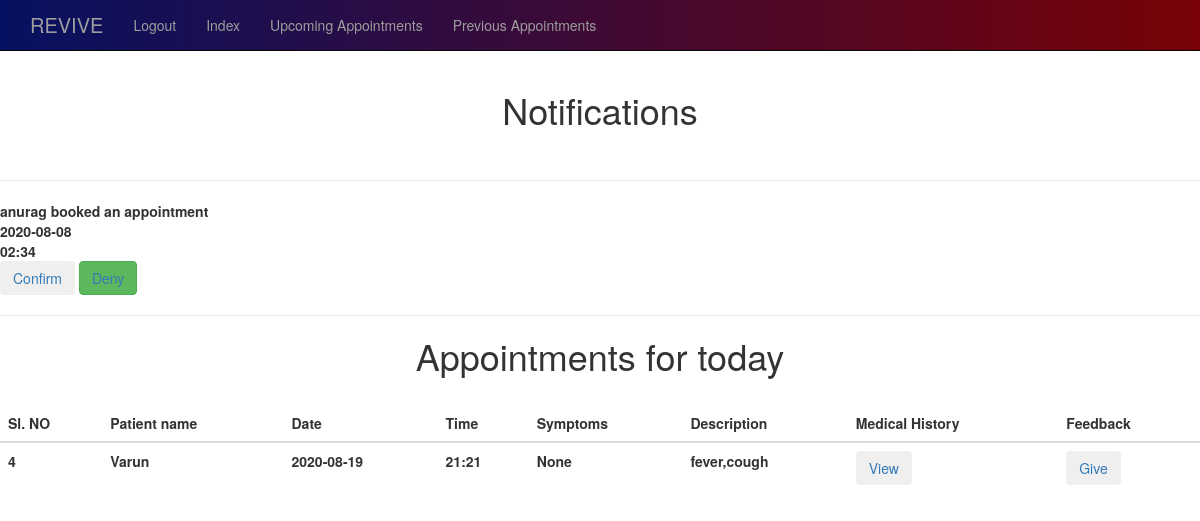
The page /dindex (signed in) on the database its author committed.
### app.py (models this page shows)
class Appointment(db.Model):
    id = db.Column(db.Integer, primary_key=True)
    doc_name = db.Column(db.String(50))
    patient_name = db.Column(db.String(50))
    desc = db.Column(db.String(50))
    symptoms = db.Column(db.String(75))
    dept = db.Column(db.String(15))
    date = db.Column(db.Integer)
    time = db.Column(db.Integer)
    status = db.Column(db.String(15), default='Pending')
    created_by_patient = db.Column(db.Integer, db.ForeignKey('patient.id'))
    created_by_doc = db.Column(db.Integer, db.ForeignKey('doctor.id'))

### app.py (the view)
@app.route('/dindex')
def dindex():
    doc_id=session['doctor']
    docname=Doctor.query.get(doc_id).name
    print(docname)
    appointments=Appointment.query.filter_by(doc_name=docname,status='Pending').all()
    print(appointments)
    today = date.today()
    todayAppointments = Appointment.query.filter_by(date=today).all()
    return render_template('dindex.html',appointments=appointments, todayAppointments=todayAppointments)

### templates/dindex.html
{% extends 'dbase.html' %}
{% block body %}
        <section>
                <h1 style='text-align: center;'>Notifications</h1>
                <br>
                {% if appointments %}
                        {% for ap in appointments %}
                                <hr>
                                <b>{{ ap.patient_name }} booked an appointment<br>
                                {{ ap.date }}<br>
                                {{ ap.time }} <br>
                                <button type="button" class="btn btn-succes s"><a href="{{ url_for('Confirm',id=ap.id) }}">Confirm</a>
                                </button>
                                <button type="button" class="btn btn-success"><a href="{{ url_for('Deny',id=ap.id) }}">Deny</a>
                                </button>
                        {% endfor %}
                {% else %}
                        <h4>No new notifications!</h4>
                {% endif %}
        </section>
        <hr>
        <section>
                <h1 style="text-align: center;">Appointments for today</h1>
                <br>
                {% if todayAppointments %}
                <table  class="table table-hover">
                <thead>
                        <tr>
                        <th scope="col">Sl. NO</th>
                        <th scope="col">Patient name</th>
                        <th scope="col">Date</th>
                        <th scope="col">Time</th>
                        <th scope="col">Symptoms</th>
                        <th scope="col">Description</th>
                        <th scope="col">Medical History</th>
                        <th scope="col">Feedback</th>
                        </tr>
                </thead>
                <tbody>
                        {% for appointment in todayAppointments %}
                        <tr>
                                <td scope="row">{{appointment.id}}</td>
                                <td>{{appointment.patient_name}}</td>
                                <td> {{appointment.date}}</td>
                                <td>{{appointment.time}}</td>
                                <td>{{appointment.symptoms}}</td>
                                <td>{{appointment.desc}}</td>
                                <td>
                                <button type="button" class="btn btn-light"><a href="{{ url_for('history')}}" style="text-decoration: none;">View</a></button>
                                </td>
                                <td>
                                <button type="button" class="btn btn-light"><a href="{{ url_for('prescriptions',id=appointment.created_by_patient)}}" style="text-decoration: none;">Give</a></button>
                                </td>
                        </tr>
                        {% endfor %}
                </tbody>
                </table>
                {% else %}
                        <h4>You have no appointments scheduled for today!</h4>
                {% endif %}
        </section>
{% endblock %}

### rows shown on the page
Appointment: patient_name "anurag", date "2020-08-08", time "02:34"
Appointment: id "4", patient_name "Varun", date "2020-08-19", time "21:21", symptoms "None", desc "fever,cough"
